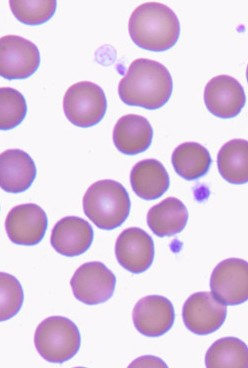
#> input picture ass1/c3.jpg, 248 x 368 px
$ jupyter execute Ass1.ipynb
#> lines starting #> are read from the running program, lines starting #| are printed output that depends on the picture; after the words box and inside, x2 and y2 are one past the last pixel; in counts of white or black regions, pixels touching at a corner belong together
[cell 1]
import cv2
import matplotlib.pyplot as plt
import numpy as np

Here are helping function.

if the image below shows plain white or black, please re-run the whole program from the top cell

[cell 2]
def computer_hist(image, size):
    pixels = image.ravel()
    l = [0] * size
    for pixel in pixels:
        l[pixel] += 1
    return l

def computer_probability(l, size):
    arr = []
    for pixel in l:
        arr.append(pixel/size)
    return arr

def cluster_probability1(t, probability):
    p = 0
    for i in range(0, t + 1):
        p += probability[i]
    return p

def cluster_probability2(t, probability, size):
    p = 0
    for i in range(t + 1, size):
        p += probability[i]
    return p

def mean1(t, w1, probability):
    mean = 0
    total = 0
    if w1 == 0:
        return 0
    for i in range(0, t + 1):
        total += i * probability[i]
    mean = total / w1
    return mean

def mean2(t, w2, probability, size):
    mean = 0
    total = 0
    if w2 == 0:
        return 0
    for i in range(t + 1, size):
        total += i * probability[i]
    mean = total / w2
    return mean

def otsu_threshold(initial_variance, size, p):
    #we take 0 as initial threshold
    threshold = 0
    for i in range(1, size):
        w1 = cluster_probability1(i, p)
        w2 = cluster_probability2(i, p, size)
        u1 = mean1(i, w1, p)
        u2 = mean2(i, w2, p, size)
        tmp_variance = w1 * w2 * (u1 - u2) ** 2
        if tmp_variance > initial_variance:
            initial_variance = tmp_variance
            threshold = i
    return threshold

def apply_threshold(image, threshold, pixel_value1, pixel_value2):
    new_img = np.copy(image)
    for row in range(new_img.shape[0]):
        for col in range(new_img.shape[1]):
            if new_img[row][col] >= threshold:
                new_img[row][col] = pixel_value1
            else:
                new_img[row][col] = pixel_value2
    return new_img


def median_filter(image, window_size):
    tmp = []
    col = image.shape[0]
    row = image.shape[1]
    index = window_size // 2
    final_img = np.zeros((col, row), dtype=int)
    tmp_img = image
    #add zeros to the edge of image
    for n in range(1, index+1):
        zero_edge_col = np.zeros(col+(n-1)*2, dtype=int)
        tmp_img = np.hstack((tmp_img, np.atleast_2d(zero_edge_col).T))
        tmp_img = np.hstack((np.atleast_2d(zero_edge_col).T, tmp_img))
        zero_edge_row = np.zeros(row+2*n, dtype=int)
        tmp_img = np.vstack((tmp_img, zero_edge_row))
        tmp_img = np.vstack((zero_edge_row, tmp_img))

    for c in range(1, col+1):
        for r in range(1, row+1):
            for s in range(window_size):
                for i in range(window_size):
                    pixel = tmp_img[c+s-index][r+i-index]
                    tmp.append(pixel)

            tmp.sort()
            median = len(tmp) // 2
            final_img[c-1][r-1] = tmp[median]
            tmp = []
    return final_img

def get_neighbors(col, row, labels):
    neighbors = []
    for i in range(0,3):
        for j in range(0,3):
            if 0 <= col-1+i < labels.shape[0] and 0 <= row-1+j < labels.shape[1]:
                if labels[col-1+i][row-1+j] != 0:
                    neighbors.append(labels[col-1+i][row-1+j])
    return neighbors

def find_label(linked, label):
    lab = min(linked[label])
    return lab

def connected_component_labeling(image):
    background_colour = 0
    col = image.shape[0]
    row = image.shape[1]
    linked = {}
    index = 0
    labels = np.zeros((col, row), dtype=int)

    #First pass
    for r in range(0, row):
        for c in range(0, col):
            if image[c][r] != background_colour:
                neighbors = get_neighbors(c, r, labels)
                if not neighbors:
                    index += 1
                    linked[index] = index
                    labels[c][r] = index
                else:
                    labels[c][r] = min(neighbors)
                    for label in neighbors:
                        s = set()
                        if isinstance(linked[label], int):
                            s.add(linked[label])
                        else:
                            s = set(linked[label])
                        linked[label] = s.union(neighbors)

    #Second pass
    for r in range(0, row):
        for c in range(0, col):
            if image[c][r] != background_colour:
                labels[c][r] = find_label(linked, labels[c][r])


    return labels

#find the threshold area by growth rate
def find_threshold_growth(l):
    size = len(l)
    index = 0
    for i in range(1, size):
        if l[i-1] == 0:
            continue
        growth_rate = (l[i]-l[i-1])/l[i-1]
        if growth_rate > 1.8:
            index = i
            break
    return index

#find the threshold area area by maximising the inter-class variance
def find_threshold_var(l):
    size = len(l)
    total = 0
    for i in l:
        total += i
    mean = total / size
    variance = 0
    tmp = 0
    index = 0
    for i in range(size):

        for j in range(i):
            tmp += (l[j] - mean) ** 2 / len(l)

        for j in range(i, size):
            tmp += (l[j] - mean) ** 2 / len(l)

        if tmp > variance:
            variance = tmp
            index = i
            tmp = 0
    return index

#take 0.15 as error
#if the area >= threshold area * 2 * 0.85
#then considered as overlapping
def check_over_lapping(threshold, area):
    if area >= threshold * 2 * 0.85:
        return True
    return False

def count_cells(min_area, threshold, dic):
    count = 0
    for key in dic:
        if dic[key] >= min_area:
            count += 1
        if check_over_lapping(threshold, dic[key]):
            count += 1
    return count

Task1 Otsu method output

[cell 3]
image = cv2.imread('c3.jpg', cv2.IMREAD_GRAYSCALE)
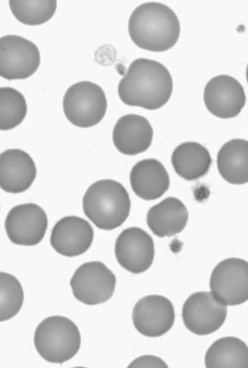
#> image: shape (368, 248); min 103, max 255, mean 211.8
l = computer_hist(image, 256)
#> the loop in computer_hist, `for pixel in pixels:` made 91264 passes
#> pixel on passes 1 to 3: 248, 248, 248
#> after the loop in computer_hist, `for pixel in pixels:`: l = 256 values, max 36888 at index 248, min 0 at index 0, mean 356.5
pixels = image.ravel()
size = pixels.size
#> size = 91264
p = computer_probability(l, size)
#> after the loop in computer_probability, `for pixel in l:`: arr = 256 values, max 0.404 at index 248, min 0 at index 0, mean 0.00391
#> p has the same summary as arr in computer_probability

#initial 𝜔𝑖(0) and μ𝑖(0)
w1 = cluster_probability1(0, p)
#> the loop in cluster_probability1, `for i in range(0, t + 1):` made 1 pass
#> p on pass 1: 0
#> after the loop in cluster_probability1, `for i in range(0, t + 1):`: p = 0
#> w1 = 0
w2 = cluster_probability2(0, p, 256)
#> after the loop in cluster_probability2, `for i in range(t + 1, size):`: p = 1
#> w2 = 1
u1 = mean1(0, w1, p)
#> u1 = 0
u2 = mean2(0, w2, p, 256)
#> after the loop in mean2, `for i in range(t + 1, size):`: total = 211.8
#> u2 = 211.8
variance = w1 * w2 * (u1 - u2) ** 2
#> variance = 0
#we take 0 as initial threshold
threshold = 0

threshold = otsu_threshold(variance, 256, p)
#> the loop in otsu_threshold, `for i in range(1, size):` made 255 passes
#> (w1, w2, u1, u2, tmp_variance, initial_variance) on passes 103, 104, 107, 108, 109, 110, 111, 112, 113, 114, 115, 116: (1.1e-05, 1, 103, 211.8, 0.13, 0.13), (2.19e-05, 1, 103.5, 211.8, 0.257, 0.257), (6.57e-05, 1, 105.8, 211.8, 0.738, 0.738), (8.77e-05, 1, 106.4, 211.8, 0.974, 0.974), (0.000131, 1, 107.2, 211.8, 1.44, 1.44), (0.000175, 1, 107.9, 211.8, 1.89, 1.89), (0.000197, 1, 108.3, 211.8, 2.11, 2.11), (0.000208, 1, 108.5, 211.8, 2.22, 2.22), (0.000263, 1, 109.4, 211.8, 2.76, 2.76), (0.000296, 1, 109.9, 211.8, 3.07, 3.07), (0.000351, 1, 110.7, 211.8, 3.58, 3.58), (0.000405, 1, 111.4, 211.8, 4.08, 4.08)
#> (w1, w2, u1, u2, tmp_variance) on passes 1 to 6: (0, 1, 0, 211.8, 0), (0, 1, 0, 211.8, 0), (0, 1, 0, 211.8, 0), (0, 1, 0, 211.8, 0), (0, 1, 0, 211.8, 0), (0, 1, 0, 211.8, 0)

plt.bar(x=range(0, 256), height=l)
plt.show()
#> figure, not shown here; tallest bar 36888 high, from x = 247.6 to 248.4

plt.subplot(1,2,1)
plt.title('input image')
plt.imshow(image, cmap = 'gray', vmin = 0, vmax = 255)

otsu_img = apply_threshold(image, threshold, 0, 255)
#> after the loop in apply_threshold, `for row in range(new_img.shape[0]):`:
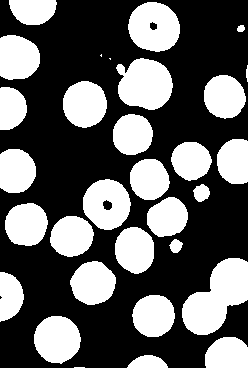
#> new_img: shape (368, 248); 38.4% white; 31 white regions (3 under 20 px), largest, box (x1, y1, x2, y2) and area: (182, 258, 248, 335) 3038, (116, 58, 173, 110) 2228, (128, 2, 180, 52) 1992
copy = image

plt.subplot(1,2,2)
plt.title('Otsu image')
plt.imshow(otsu_img, cmap = 'gray', vmin = 0, vmax = 255)

plt.suptitle('The threshold of image is ' + str(threshold))

plt.tight_layout()
plt.show()
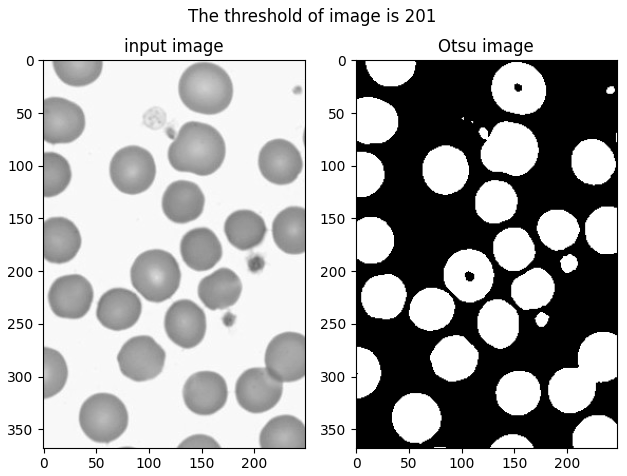
#> figure drawn by matplotlib, 2 panels
cv2.imwrite('c3_Otsu.jpg', otsu_img)
#> Out = True

Task1 HSV

[cell 4]
img = cv2.imread('c3.jpg')
#> img is the input picture: shape (368, 248, 3); mean B, G, R 226.8, 203, 223.1
hsv_img = cv2.cvtColor(img, cv2.COLOR_BGR2HSV)
#> hsv_img: shape (368, 248, 3); mean H, S, V 136.1, 33.2, 228.8

h, s, v = cv2.split(hsv_img)
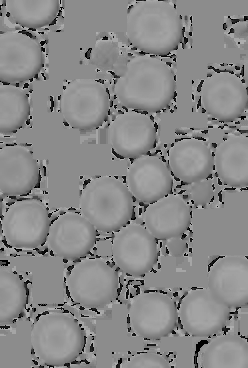
#> h: shape (368, 248); min 0, max 177, mean 136.1
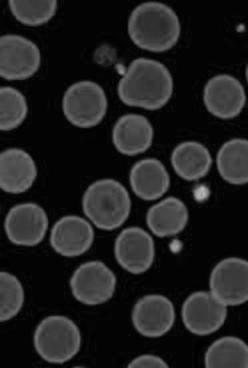
#> s: shape (368, 248); min 0, max 182, mean 33.2
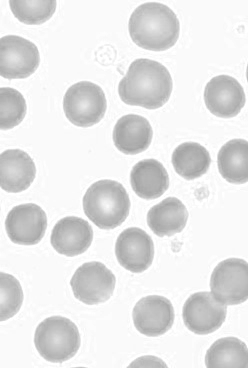
#> v: shape (368, 248); min 156, max 255, mean 228.8
plt.subplot(1,3,1)
plt.title('hue channel')
plt.imshow(h)

plt.subplot(1,3,2)
plt.title('saturation channel')
plt.imshow(s)

plt.subplot(1,3,3)
plt.title('value channel')
plt.imshow(v)

plt.tight_layout()
plt.show()

[cell 5]
arr = computer_hist(s, 256)
#> the loop in computer_hist (call 2), `for pixel in pixels:` made 91264 passes
#> pixel on passes 1 to 3: 12, 8, 5
plt.subplot(1,2,1)
plt.title('histogram')
plt.bar(x=range(0, 256), height=arr)

s_pixels = s.ravel()
s_size = s_pixels.size
s_p = computer_probability(arr, s_size)
#> the loop in computer_probability (call 2), `for pixel in l:` made 256 passes
#> pixel on passes 1 to 3: 1091, 0, 4089

#initial 𝜔𝑖(0) and μ𝑖(0)
s_w1 = cluster_probability1(0, s_p)
s_w2 = cluster_probability2(0, s_p, 256)
s_u1 = mean1(0, s_w1, s_p)
s_u2 = mean2(0, s_w2, s_p, 256)
s_variance = s_w1 * s_w2 * (s_u1 - s_u2) ** 2
s_threshold = 0

s_threshold = otsu_threshold(s_variance, 256, s_p)
s_otsu_img = apply_threshold(s, s_threshold, 255, 0)
#> call 2 of apply_threshold, with threshold = 39, pixel_value1 = 255, pixel_value2 = 0
#> after the loop in apply_threshold (call 2), `for row in range(new_img.shape[0]):`:
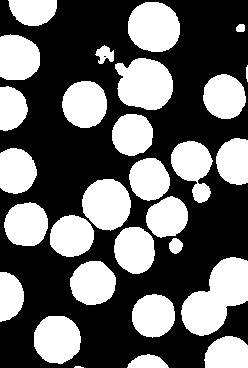
#> new_img: shape (368, 248); 40.5% white; 29 white regions (1 under 20 px), largest, box (x1, y1, x2, y2) and area: (181, 257, 248, 336) 3139, (115, 58, 173, 110) 2335, (128, 2, 180, 52) 2099
plt.subplot(1,2,2)
plt.title('saturation channel binary image')
plt.suptitle('The threshold of image is ' + str(s_threshold))
plt.imshow(s_otsu_img, cmap = 'gray', vmin = 0, vmax = 255)

plt.tight_layout()
plt.show()
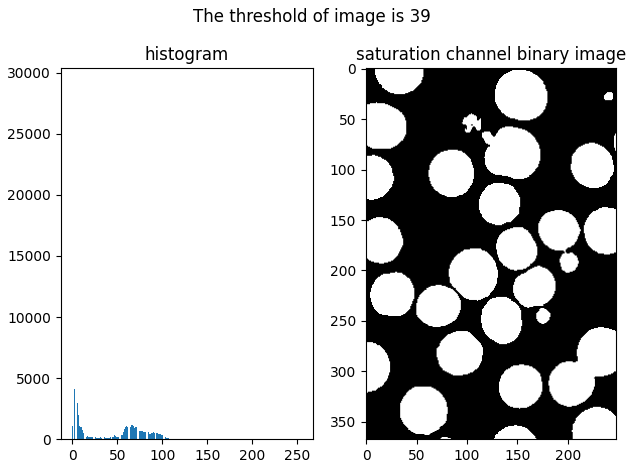
#> figure drawn by matplotlib, 2 panels; panel 1: tallest bar 28900 high, from x = 2.6 to 3.4
cv2.imwrite('c3_HSV.jpg', s_otsu_img)
#> Out = True

Task2

[cell 6]
plt.subplot(1,2,1)
plt.title('orginal')
plt.imshow(s_otsu_img, cmap = 'gray', vmin = 0, vmax = 255)

median_img = median_filter(s_otsu_img, 3)
#> after the loop in median_filter, `for c in range(1, col+1):`: final_img: shape (368, 248) int64; 40.5% white; 29 white regions (1 under 20 px), largest, box (x1, y1, x2, y2) and area: (181, 257, 248, 336) 3138, (115, 58, 173, 110) 2335, (128, 2, 180, 52) 2099

labels = connected_component_labeling(median_img)
#> after the loop in connected_component_labeling, `for r in range(0, row):`:
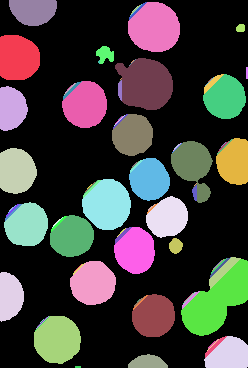
#> labels: shape (368, 248) int64; 101 distinct labels, from 0 to 100; one colour per label, 0 black
#> after the loop in connected_component_labeling, `for r in range(0, row):`:
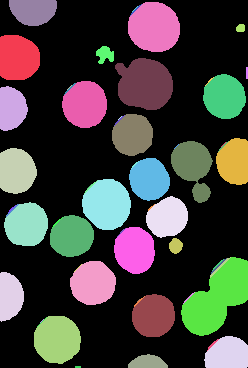
#> labels: shape (368, 248) int64; 58 distinct labels, from 0 to 100; one colour per label, 0 black
#mylist = list(dict.fromkeys(labels.ravel()))
#print(mylist)
dic = {}
l = labels.ravel()
for i in l:
    dic[i] = 0
#> this loop made 91264 passes
for i in l:
    dic[i] += 1

total = 0
dic[0] = 0
area_list = []

for key in dic:
    total += dic[key]
    area_list.append(dic[key])
#> this loop made 58 passes
#> key on passes 2 to 13: 9, 49, 51, 54, 99, 1, 34, 40, 100, 81, 82, 20

area_list.sort()
threshold = find_threshold_growth(area_list)
over_lapping = 0
if threshold == 0:
    threshold = find_threshold_var(area_list)
#> the loop in find_threshold_var, `for i in l:` made 58 passes
#> i on passes 2, 3, 7, 8, 9, 10, 14, 15, 16, 17, 21, 23: 3, 4, 5, 5, 6, 8, 12, 13, 13, 13, 19, 21
    over_lapping = area_list[threshold]
    min_area = 200
else:
    min_area = area_list[threshold]
    size = (len(area_list) - threshold)
    mean = total / size
    over_lapping = mean * 2

count = count_cells(min_area, over_lapping, dic)
#> the loop in count_cells, `for key in dic:` made 58 passes
text = 'Number of cells: ' + str(count)

plt.subplot(1,2,2)
plt.title('Number of cells: ' + str(count))
plt.imshow(median_img, cmap = 'gray', vmin = 0, vmax = 255)
plt.tight_layout()
plt.show()

plt.title('Number of cells: ' + str(count))
plt.imshow(median_img, cmap = 'gray', vmin = 0, vmax = 255)
plt.savefig('c3_number_cells.jpg')

$ run again, with ass1/c1.jpg copied over ass1/c3.jpg
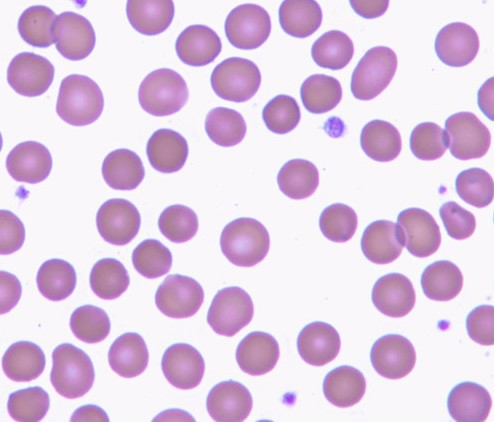
#> input picture ass1/c1.jpg, 494 x 422 px
#> the loop in computer_hist, `for pixel in pixels:` made 208468 passes
#> pixel on passes 1 to 3: 248, 248, 248
#> after the loop in computer_hist, `for pixel in pixels:`: l = 256 values, max 82922 at index 248, min 0 at index 0, mean 814.3
#> after the loop in computer_probability, `for pixel in l:`: arr = 256 values, max 0.398 at index 248, min 0 at index 0, mean 0.00391
#> `p = computer_probability(l, size)`: p has the same summary as arr in computer_probability
#> the loop in cluster_probability1, `for i in range(0, t + 1):` made 1 pass
#> p on pass 1: 0
#> after the loop in cluster_probability1, `for i in range(0, t + 1):`: p = 0
#> after the loop in cluster_probability2, `for i in range(t + 1, size):`: p = 1
#> `u1 = mean1(0, w1, p)`: u1 = 0
#> after the loop in mean2, `for i in range(t + 1, size):`: total = 211.5
#> variance = 0
#> the loop in otsu_threshold, `for i in range(1, size):` made 255 passes
#> (w1, w2, u1, u2, tmp_variance, initial_variance) on passes 109, 112, 113, 114, 115, 116, 117, 118: (4.8e-06, 1, 109, 211.5, 0.0504, 0.0504), (9.59e-06, 1, 110.5, 211.5, 0.0979, 0.0979), (2.88e-05, 1, 112.2, 211.5, 0.284, 0.284), (4.8e-05, 1, 112.9, 211.5, 0.466, 0.466), (5.76e-05, 1, 113.2, 211.5, 0.556, 0.556), (8.15e-05, 1, 114.1, 211.5, 0.774, 0.774), (9.59e-05, 1, 114.5, 211.5, 0.903, 0.903), (0.000115, 1, 115.1, 211.5, 1.07, 1.07)
#> after the loop in apply_threshold, `for row in range(new_img.shape[0]):`:
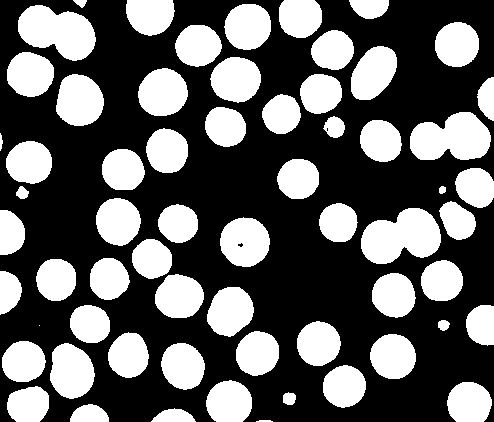
#> new_img: shape (422, 494); 38.4% white; 63 white regions (1 under 20 px), largest, box (x1, y1, x2, y2) and area: (361, 208, 441, 264) 3146, (18, 5, 96, 61) 2945, (410, 112, 491, 160) 2906
#> `cv2.imwrite('c3_Otsu.jpg', otsu_img)`: Out = True
#> img is the input picture: shape (422, 494, 3); mean B, G, R 226.3, 202.5, 223.4
#> hsv_img: shape (422, 494, 3); mean H, S, V 136.3, 33.3, 228.3
#> the loop in computer_hist (call 2), `for pixel in pixels:` made 208468 passes
#> pixel on passes 1, 2, 5: 3, 3, 3
#> the loop in computer_probability (call 2), `for pixel in l:` made 256 passes
#> pixel on passes 1, 3, 4: 2536, 9905, 63072
#> after the loop in connected_component_labeling, `for r in range(0, row):`:
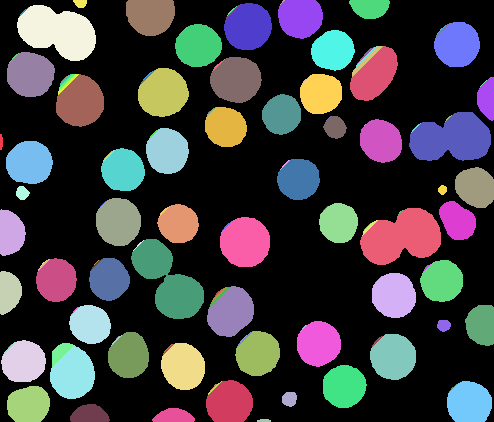
#> labels: shape (422, 494) int64; 133 distinct labels, from 0 to 226; one colour per label, 0 black
#> the loop `for key in dic:` made 133 passes
#> key on passes 2 to 9: 43, 63, 139, 137, 165, 120, 122, 19
#> the loop in find_threshold_var, `for i in l:` made 133 passes
#> i on passes 5 to 12: 3, 3, 3, 3, 4, 4, 4, 4
#> the loop in count_cells, `for key in dic:` made 133 passes

$ run again, with ass1/c2.jpg copied over ass1/c3.jpg
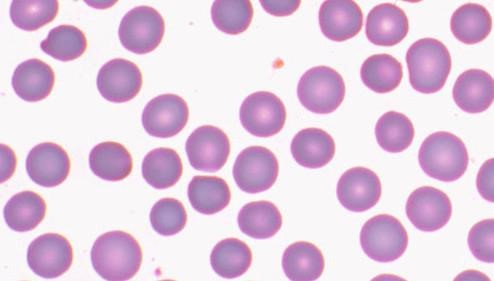
#> input picture ass1/c2.jpg, 494 x 281 px
#> the loop in computer_hist, `for pixel in pixels:` made 138814 passes
#> pixel on passes 1 to 3: 247, 246, 246
#> after the loop in computer_hist, `for pixel in pixels:`: l = 256 values, max 50032 at index 248, min 0 at index 0, mean 542.2
#> after the loop in computer_probability, `for pixel in l:`: arr = 256 values, max 0.36 at index 248, min 0 at index 0, mean 0.00391
#> `p = computer_probability(l, size)`: p has the same summary as arr in computer_probability
#> the loop in cluster_probability1, `for i in range(0, t + 1):` made 1 pass
#> p on pass 1: 0
#> after the loop in cluster_probability1, `for i in range(0, t + 1):`: p = 0
#> after the loop in cluster_probability2, `for i in range(t + 1, size):`: p = 1
#> `u1 = mean1(0, w1, p)`: u1 = 0
#> after the loop in mean2, `for i in range(t + 1, size):`: total = 210.6
#> variance = 0
#> the loop in otsu_threshold, `for i in range(1, size):` made 255 passes
#> (w1, w2, u1, u2, tmp_variance, initial_variance) on passes 121, 122, 123, 125, 126, 127, 128, 129: (7.2e-06, 1, 121, 210.6, 0.0579, 0.0579), (1.44e-05, 1, 121.5, 210.6, 0.114, 0.114), (2.16e-05, 1, 122, 210.6, 0.17, 0.17), (5.04e-05, 1, 123.7, 210.6, 0.381, 0.381), (7.2e-05, 1, 124.4, 210.6, 0.536, 0.536), (0.000108, 1, 125.3, 210.6, 0.788, 0.788), (0.00018, 1, 126.4, 210.7, 1.28, 1.28), (0.000245, 1, 127.1, 210.7, 1.71, 1.71)
#> `cv2.imwrite('c3_Otsu.jpg', otsu_img)`: Out = True
#> img is the input picture: shape (281, 494, 3); mean B, G, R 222.7, 200.8, 224.8
#> hsv_img: shape (281, 494, 3); mean H, S, V 139.2, 34.1, 227.1
#> the loop in computer_hist (call 2), `for pixel in pixels:` made 138814 passes
#> pixel on passes 1, 2, 4: 7, 6, 5
#> the loop in computer_probability (call 2), `for pixel in l:` made 256 passes
#> pixel on passes 1 to 3: 2749, 3, 37420
#> after the loop in connected_component_labeling, `for r in range(0, row):`:
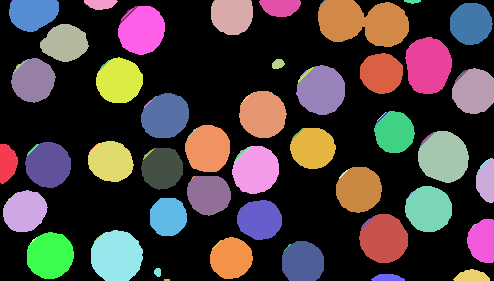
#> labels: shape (281, 494) int64; 95 distinct labels, from 0 to 150; one colour per label, 0 black
#> the loop `for i in l:` made 138814 passes
#> the loop `for key in dic:` made 95 passes
#> key on passes 2 to 9: 7, 6, 25, 69, 67, 88, 103, 102
#> the loop in find_threshold_var, `for i in l:` made 95 passes
#> i on passes 4 to 11: 2, 2, 2, 3, 3, 4, 4, 6
#> the loop in count_cells, `for key in dic:` made 95 passes
